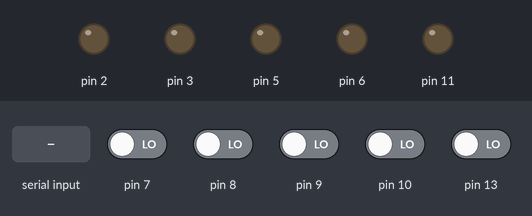
Bench run of a sketch on a simulated Arduino Uno, built with avr-gcc and run on an emulated ATmega328P. Shown: output pins drawn as LEDs (lit = HIGH). The test bench sets the inputs (shaded band); at power-on: pin 7–10, pin 13 LOW.

Above: at 1.2 s.
1.3 s: "V" received over Serial
At 2.4 s:
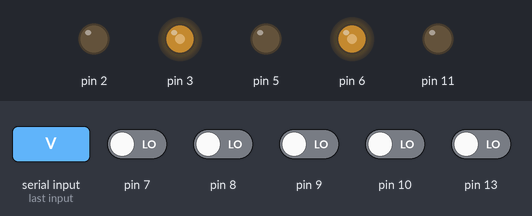
2.8 s: pin 7 driven HIGH
At 3.5 s:
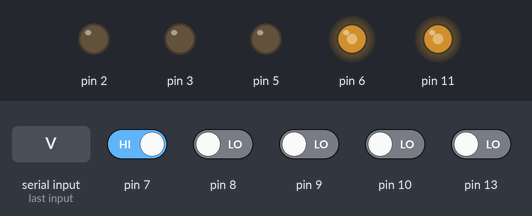
4.3 s: pin 9 driven HIGH
At 4.7 s:
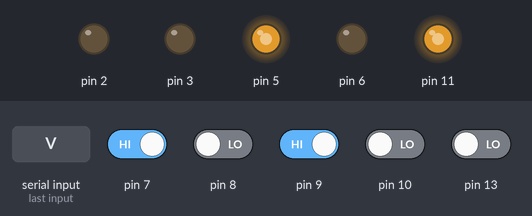
5.8 s: pin 8 driven HIGH
At 7.0 s:
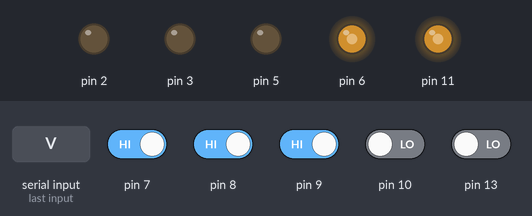
7.3 s: pin 8 driven LOW
At 8.1 s:
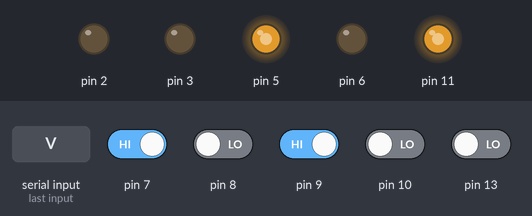
8.8 s: pin 9 driven LOW
At 9.3 s:
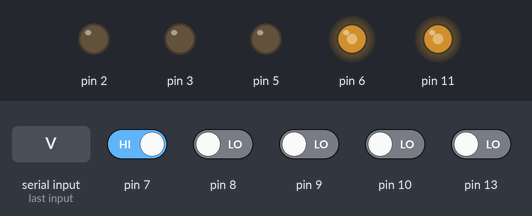
Timing chart, 0 to 11.3 s (numbered marks = the images above; inputs shaded):
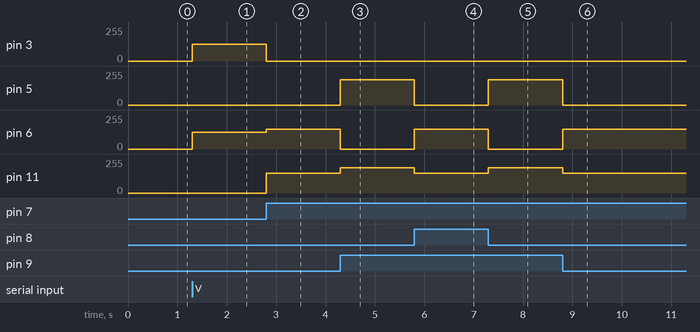

The sketch:

automatic+manual.ino
```cpp
char str[2];
char c;
char z;
int i1=0;
int i2=0;
int i3=0;
int i4=0;
int i5=0;
void fw()
{analogWrite(5,255);
analogWrite(6,LOW);
analogWrite(3,LOW);
analogWrite(11,255);}
void rt()
{analogWrite(5,150);
analogWrite(6,LOW);
analogWrite(3,150);
analogWrite(11,LOW);}
void lt()
{analogWrite(5,LOW);
analogWrite(6,150);
analogWrite(3,LOW);
analogWrite(11,150);}
void ft()
{analogWrite(5,190);
analogWrite(6,LOW);
analogWrite(3,LOW);
analogWrite(11,190);}
void bk()
{analogWrite(5,LOW);
analogWrite(6,125);
analogWrite(3,125);
analogWrite(11,LOW);}
void stop()
{analogWrite(5,LOW);
analogWrite(6,LOW);
analogWrite(3,LOW);
analogWrite(11,LOW);}
void ltr()
{st:
i1=digitalRead(7);
i2=digitalRead(8);
i3=digitalRead(9);
i4=digitalRead(10);
i5=digitalRead(13);
char z= Serial.read();
if (z== 'v')
{stop();}
else if (i1==HIGH && i2==HIGH && i3==HIGH && i4==HIGH && i5==HIGH)
{stop();
digitalWrite(2,HIGH);
delay(2000);
digitalWrite(2,LOW);}
else if (i1==LOW && i2==LOW && i3==HIGH && i4==LOW && i5==LOW )
{ft();
goto st;}
else if (i1==LOW && i2==HIGH && i3==HIGH && i4==LOW && i5==LOW )
{ft();
goto st;}
else if (i1==LOW && i2==LOW && i3==HIGH && i4==HIGH && i5==LOW )
{ft();
goto st;}
else if (i1==HIGH && i2==LOW && i3==HIGH && i4==LOW && i5==HIGH)
{ft();
goto st;}
else if (i1==LOW && i2==LOW && i3==HIGH && i4==LOW && i5==HIGH)
{ft();
goto st;}
else if (i1==HIGH && i2==LOW && i3==HIGH && i4==LOW && i5==LOW)
{ft();
goto st;}
else if (i1==LOW && i2==HIGH && i3==HIGH && i4==HIGH && i5==LOW )
{ft();
goto st;}
else if (i1==LOW && i2==LOW && i3==LOW && i4==LOW && i5==HIGH)
{rt();
goto st;}
else if (i1==LOW && i2==LOW && i3==LOW && i4==HIGH && i5==HIGH)
{rt();
goto st;}
else if (i1==LOW && i2==LOW && i3==HIGH && i4==HIGH && i5==HIGH)
{rt();
goto st;}
else if (i1==LOW && i2==LOW && i3==HIGH && i4==HIGH && i5==LOW)
{rt();
goto st;}
else if (i1==LOW && i2==LOW && i3==LOW && i4==HIGH && i5==LOW)
{rt();
goto st;}
else if (i1==HIGH && i2==LOW && i3==LOW && i4==LOW && i5==LOW )
{lt();
goto st;}
else if (i1==HIGH && i2==HIGH && i3==LOW && i4==LOW && i5==LOW )
{lt();
goto st;}
else if (i1==HIGH && i2==HIGH && i3==HIGH && i4==LOW && i5==LOW )
{lt();
goto st;}
else if (i1==LOW && i2==HIGH && i3==HIGH && i4==LOW && i5==LOW )
{lt();
goto st;}
else if (i1==LOW && i2==HIGH && i3==LOW && i4==LOW && i5==LOW )
{lt();
goto st;}
else if (i1==LOW && i2==LOW && i3==LOW && i4==LOW && i5==LOW)
{bk();
goto st;}
 else
{goto st;}}
void setup(){
Serial.begin(9600);
pinMode(7,INPUT);
pinMode(8,INPUT);
pinMode(9,INPUT);
pinMode(10,INPUT);
pinMode(13,INPUT);
pinMode(2,OUTPUT);
pinMode(3,OUTPUT);
pinMode(11,OUTPUT);
pinMode(5,OUTPUT);
pinMode(6,OUTPUT);}
void loop()
{while(Serial.available())
{char c=Serial.read();
if(c=='V')
{ltr();}
else if(c=='F')
{fw();
break;}
else if(c=='L')
{lt();
break;}
else if(c=='R')
{rt();
break;}
else if(c=='B')
{bk();
break;}
else if(c=='G')
{lt();
break;}
else if(c=='I')
{rt();
break;}
else if(c=='S')
{stop();
break;}}}
```

Measured:
- after the input at 1.3 s, pin 3, pin 6: 0/255 → 125/255 at once
- after the input at 2.8 s, pin 3: 125/255 → 0/255 at once; pin 6: 125/255 → 150/255 at once; pin 11: 0/255 → 150/255 at once
- after the input at 4.3 s, pin 5: 0/255 → 190/255 at once; pin 6: 150/255 → 0/255 at once; pin 11: 150/255 → 190/255 at once
- after the input at 5.8 s, pin 5: 190/255 → 0/255 at once; pin 6: 0/255 → 150/255 at once; pin 11: 190/255 → 150/255 at once
- after the input at 7.3 s, pin 5: 0/255 → 190/255 at once; pin 6: 150/255 → 0/255 at once; pin 11: 150/255 → 190/255 at once
- after the input at 8.8 s, pin 5: 190/255 → 0/255 at once; pin 6: 0/255 → 150/255 at once; pin 11: 190/255 → 150/255 at once
